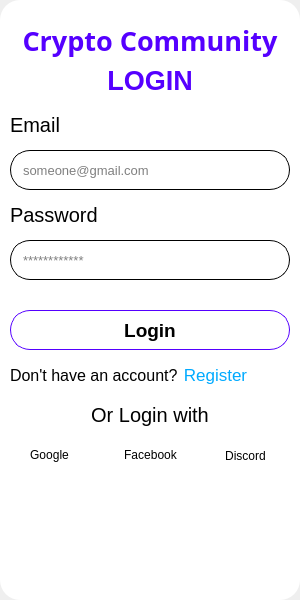
<?xml version="1.0" encoding="UTF-8"?>
<ui version="4.0">
 <class>MainWindow</class>
 <widget class="QMainWindow" name="MainWindow">
  <property name="geometry">
   <rect>
    <x>0</x>
    <y>0</y>
    <width>300</width>
    <height>600</height>
   </rect>
  </property>
  <property name="windowTitle">
   <string>MainWindow</string>
  </property>
  <widget class="QWidget" name="centralwidget">
   <widget class="QWidget" name="widget" native="true">
    <property name="geometry">
     <rect>
      <x>0</x>
      <y>0</y>
      <width>300</width>
      <height>600</height>
     </rect>
    </property>
    <property name="minimumSize">
     <size>
      <width>300</width>
      <height>600</height>
     </size>
    </property>
    <property name="maximumSize">
     <size>
      <width>300</width>
      <height>600</height>
     </size>
    </property>
    <property name="styleSheet">
     <string notr="true">QWidget{
	background-color: rgb(255, 255, 255);
	border-radius: 20px;
}</string>
    </property>
    <widget class="QLabel" name="label">
     <property name="geometry">
      <rect>
       <x>10</x>
       <y>60</y>
       <width>280</width>
       <height>41</height>
      </rect>
     </property>
     <property name="font">
      <font>
       <pointsize>20</pointsize>
       <bold>true</bold>
      </font>
     </property>
     <property name="styleSheet">
      <string notr="true">color: rgb(85, 0, 255)</string>
     </property>
     <property name="text">
      <string>LOGIN</string>
     </property>
     <property name="alignment">
      <set>Qt::AlignCenter</set>
     </property>
    </widget>
    <widget class="QLabel" name="label_2">
     <property name="geometry">
      <rect>
       <x>10</x>
       <y>110</y>
       <width>280</width>
       <height>30</height>
      </rect>
     </property>
     <property name="font">
      <font>
       <pointsize>15</pointsize>
      </font>
     </property>
     <property name="text">
      <string>Email</string>
     </property>
    </widget>
    <widget class="QLineEdit" name="lineEdit">
     <property name="geometry">
      <rect>
       <x>10</x>
       <y>150</y>
       <width>280</width>
       <height>40</height>
      </rect>
     </property>
     <property name="minimumSize">
      <size>
       <width>0</width>
       <height>40</height>
      </size>
     </property>
     <property name="maximumSize">
      <size>
       <width>16777215</width>
       <height>40</height>
      </size>
     </property>
     <property name="font">
      <font>
       <pointsize>10</pointsize>
      </font>
     </property>
     <property name="styleSheet">
      <string notr="true">QLineEdit{
	border: 1px solid;
	padding: 0px 10px;
}</string>
     </property>
     <property name="placeholderText">
      <string>someone@gmail.com</string>
     </property>
    </widget>
    <widget class="QLabel" name="label_3">
     <property name="geometry">
      <rect>
       <x>10</x>
       <y>200</y>
       <width>280</width>
       <height>30</height>
      </rect>
     </property>
     <property name="font">
      <font>
       <pointsize>15</pointsize>
      </font>
     </property>
     <property name="text">
      <string>Password</string>
     </property>
    </widget>
    <widget class="QLineEdit" name="lineEdit_2">
     <property name="geometry">
      <rect>
       <x>10</x>
       <y>240</y>
       <width>280</width>
       <height>40</height>
      </rect>
     </property>
     <property name="minimumSize">
      <size>
       <width>0</width>
       <height>40</height>
      </size>
     </property>
     <property name="maximumSize">
      <size>
       <width>16777215</width>
       <height>40</height>
      </size>
     </property>
     <property name="font">
      <font>
       <pointsize>10</pointsize>
      </font>
     </property>
     <property name="styleSheet">
      <string notr="true">QLineEdit{
	border: 1px solid;
	padding: 0px 10px;
}</string>
     </property>
     <property name="echoMode">
      <enum>QLineEdit::Password</enum>
     </property>
     <property name="placeholderText">
      <string>************</string>
     </property>
    </widget>
    <widget class="QLabel" name="label_5">
     <property name="geometry">
      <rect>
       <x>200</x>
       <y>490</y>
       <width>80</width>
       <height>80</height>
      </rect>
     </property>
     <property name="text">
      <string/>
     </property>
     <property name="pixmap">
      <pixmap>../resource/image/ethereum_9421326.png</pixmap>
     </property>
     <property name="scaledContents">
      <bool>true</bool>
     </property>
    </widget>
    <widget class="QLabel" name="label_6">
     <property name="geometry">
      <rect>
       <x>10</x>
       <y>400</y>
       <width>280</width>
       <height>30</height>
      </rect>
     </property>
     <property name="font">
      <font>
       <pointsize>15</pointsize>
      </font>
     </property>
     <property name="text">
      <string>Or Login with</string>
     </property>
     <property name="alignment">
      <set>Qt::AlignCenter</set>
     </property>
    </widget>
    <widget class="QPushButton" name="pushButton">
     <property name="geometry">
      <rect>
       <x>9</x>
       <y>430</y>
       <width>81</width>
       <height>50</height>
      </rect>
     </property>
     <property name="text">
      <string>Google</string>
     </property>
     <property name="icon">
      <iconset>
       <normaloff>../resource/image/google_13170545.png</normaloff>../resource/image/google_13170545.png</iconset>
     </property>
     <property name="iconSize">
      <size>
       <width>40</width>
       <height>40</height>
      </size>
     </property>
     <property name="checkable">
      <bool>false</bool>
     </property>
     <property name="default">
      <bool>false</bool>
     </property>
     <property name="flat">
      <bool>false</bool>
     </property>
    </widget>
    <widget class="QPushButton" name="pushButton_2">
     <property name="geometry">
      <rect>
       <x>100</x>
       <y>430</y>
       <width>101</width>
       <height>50</height>
      </rect>
     </property>
     <property name="text">
      <string>Facebook</string>
     </property>
     <property name="icon">
      <iconset>
       <normaloff>../resource/image/social_12942327.png</normaloff>../resource/image/social_12942327.png</iconset>
     </property>
     <property name="iconSize">
      <size>
       <width>30</width>
       <height>30</height>
      </size>
     </property>
     <property name="checkable">
      <bool>false</bool>
     </property>
     <property name="default">
      <bool>false</bool>
     </property>
     <property name="flat">
      <bool>false</bool>
     </property>
    </widget>
    <widget class="QPushButton" name="pushButton_3">
     <property name="geometry">
      <rect>
       <x>200</x>
       <y>430</y>
       <width>91</width>
       <height>51</height>
      </rect>
     </property>
     <property name="text">
      <string>Discord</string>
     </property>
     <property name="icon">
      <iconset>
       <normaloff>../resource/image/discord_5968756.png</normaloff>../resource/image/discord_5968756.png</iconset>
     </property>
     <property name="iconSize">
      <size>
       <width>30</width>
       <height>30</height>
      </size>
     </property>
     <property name="checkable">
      <bool>false</bool>
     </property>
     <property name="default">
      <bool>false</bool>
     </property>
     <property name="flat">
      <bool>false</bool>
     </property>
    </widget>
    <widget class="QLabel" name="label_10">
     <property name="geometry">
      <rect>
       <x>10</x>
       <y>20</y>
       <width>280</width>
       <height>41</height>
      </rect>
     </property>
     <property name="font">
      <font>
       <family>Segoe Script</family>
       <pointsize>20</pointsize>
       <bold>true</bold>
      </font>
     </property>
     <property name="styleSheet">
      <string notr="true">color: rgb(85, 0, 255)</string>
     </property>
     <property name="text">
      <string>Crypto Community</string>
     </property>
     <property name="alignment">
      <set>Qt::AlignCenter</set>
     </property>
    </widget>
    <widget class="QLabel" name="label_8">
     <property name="geometry">
      <rect>
       <x>10</x>
       <y>360</y>
       <width>171</width>
       <height>30</height>
      </rect>
     </property>
     <property name="font">
      <font>
       <pointsize>12</pointsize>
      </font>
     </property>
     <property name="text">
      <string>Don't have an account?</string>
     </property>
    </widget>
    <widget class="QPushButton" name="pushButton_4">
     <property name="geometry">
      <rect>
       <x>180</x>
       <y>360</y>
       <width>71</width>
       <height>30</height>
      </rect>
     </property>
     <property name="font">
      <font>
       <pointsize>13</pointsize>
      </font>
     </property>
     <property name="styleSheet">
      <string notr="true">QPushButton{
	color: rgb(0, 170, 255);
}
QPushButton:hover{
	color: rgb(85, 0, 255);
}</string>
     </property>
     <property name="text">
      <string>Register</string>
     </property>
    </widget>
    <widget class="QPushButton" name="pushButton_5">
     <property name="geometry">
      <rect>
       <x>10</x>
       <y>310</y>
       <width>280</width>
       <height>40</height>
      </rect>
     </property>
     <property name="font">
      <font>
       <pointsize>14</pointsize>
       <bold>true</bold>
      </font>
     </property>
     <property name="styleSheet">
      <string notr="true">QPushButton{
	border-radius: 20px;
	border: 1px solid rgb(85, 0, 255);
}
QPushButton:hover{
	color: white;
	background-color: rgb(108, 35, 255);
}</string>
     </property>
     <property name="text">
      <string>Login</string>
     </property>
    </widget>
   </widget>
  </widget>
 </widget>
 <resources/>
 <connections/>
</ui>
